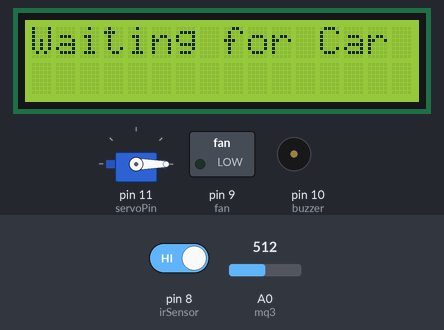
The sketch below on a simulated Arduino Uno, built with avr-gcc and run on an emulated ATmega328P. Parts: 16×2 character LCD, servo, switched loads named in the sketch (green lamp = pin HIGH), buzzer (waves = sounding, pin HIGH). The test bench sets the inputs (shaded band); at power-on: pin 8 (irSensor) HIGH, A0 (mq3) = 512.

Above: at 3.2 s.
3.3 s: pin 8 (irSensor) driven LOW
At 4.8 s:
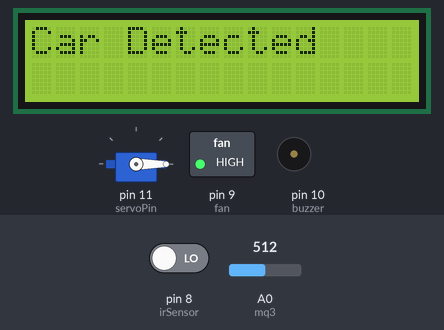
9.5 s: pin 8 (irSensor) driven HIGH
At 10.3 s:
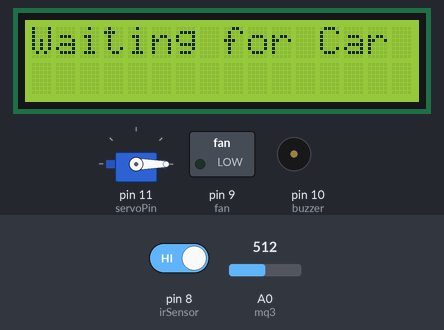
11.2 s: pin 8 (irSensor) driven LOW
At 13.7 s:
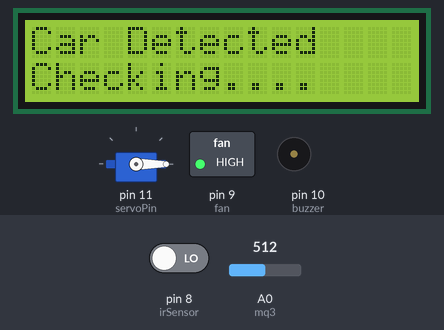
Timing chart, 0 to 18.8 s (numbered marks = the images above; inputs shaded):
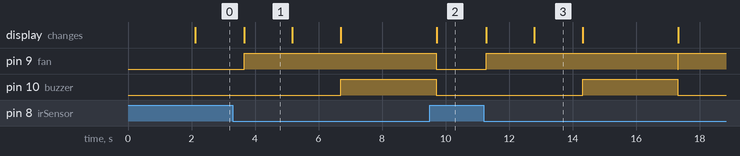

Measured:
- after the input at 3.3 s, pin 9 (fan): LOW → HIGH after 0.36 s; pin 10 (buzzer): LOW → HIGH after 3.4 s; the display: changes after 0.36 s (image 1)
- after the input at 9.5 s, pin 9 (fan): goes on until 9.7 s, then stays LOW; the display: changes after 0.22 s (image 2)
- after the input at 11.2 s, pin 9 (fan): LOW → HIGH after 0.07 s, → LOW 6.0 s later, → HIGH 0.01 s later; pin 10 (buzzer): LOW → HIGH after 3.1 s, → LOW 3.0 s later; the display: first changes after 0.07 s (image 3 shows a later state)
- what the display in image 1 shows lasts 1.5 s, from 3.7 s to 5.2 s

The sketch:

Drunk_and_drive_test_systemMQ2.ino
```cpp
#include <Wire.h>
#include <LiquidCrystal_I2C.h>
#include <Servo.h>

LiquidCrystal_I2C lcd(0x27, 16, 2);   // Most common address = 0x27
Servo gate;

int irSensor = 8;
int mq3 = A0;
int fan = 9;
int buzzer = 10;
int servoPin = 11;

int alcoholLevel = 0;
int threshold = 300;  // Adjust if needed

void setup() {

  lcd.init();
  lcd.backlight();

  pinMode(irSensor, INPUT);
  pinMode(fan, OUTPUT);
  pinMode(buzzer, OUTPUT);

  gate.attach(servoPin);
  gate.write(0);   // Gate closed

  lcd.setCursor(0, 0);
  lcd.print(" Alcohol Test ");
  lcd.setCursor(0, 1);
  lcd.print("  System Ready ");
  delay(2000);
  lcd.clear();
}

void loop() {

  int carDetected = digitalRead(irSensor);

  if (carDetected == LOW) {    // Car present (IR triggered)

    lcd.clear();
    lcd.setCursor(0, 0);
    lcd.print("Car Detected");

    digitalWrite(fan, HIGH);   // Fan ON
    delay(1500);               // Send fumes to MQ3

    alcoholLevel = analogRead(mq3);

    lcd.setCursor(0, 1);
    lcd.print("Checking....");
    delay(1500);

    lcd.clear();

    if (alcoholLevel > threshold) {    // Alcohol Present

      lcd.setCursor(0, 0);
      lcd.print("Alcohol Found!");
      lcd.setCursor(0, 1);
      lcd.print("Entry Blocked");

      digitalWrite(buzzer, HIGH);
      gate.write(0);   // Keep gate closed
      delay(3000);
      digitalWrite(buzzer, LOW);
    }

    else {   // No alcohol detected

      lcd.setCursor(0, 0);
      lcd.print("No Alcohol");
      lcd.setCursor(0, 1);
      lcd.print("Entry Allowed");

      gate.write(90);    // Gate opens
      delay(3000);

      gate.write(0);     // Gate closes
      lcd.clear();
    }

    digitalWrite(fan, LOW);
  }

  else {
    lcd.clear();
    lcd.setCursor(0, 0);
    lcd.print("Waiting for Car");
    delay(500);
  }
}
```
